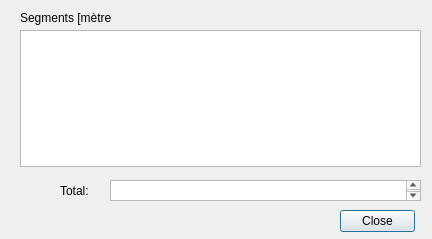
<?xml version="1.0" encoding="UTF-8"?>
<ui version="4.0">
 <class>Mesure3DDialog</class>
 <widget class="QDialog" name="Mesure3DDialog">
  <property name="geometry">
   <rect>
    <x>0</x>
    <y>0</y>
    <width>432</width>
    <height>239</height>
   </rect>
  </property>
  <property name="sizePolicy">
   <sizepolicy hsizetype="Fixed" vsizetype="Fixed">
    <horstretch>0</horstretch>
    <verstretch>0</verstretch>
   </sizepolicy>
  </property>
  <property name="windowTitle">
   <string>Mesure 3D</string>
  </property>
  <widget class="QTextBrowser" name="textBrowser_2">
   <property name="geometry">
    <rect>
     <x>110</x>
     <y>180</y>
     <width>311</width>
     <height>21</height>
    </rect>
   </property>
   <property name="sizePolicy">
    <sizepolicy hsizetype="Preferred" vsizetype="Maximum">
     <horstretch>0</horstretch>
     <verstretch>0</verstretch>
    </sizepolicy>
   </property>
   <property name="frameShadow">
    <enum>QFrame::Sunken</enum>
   </property>
   <property name="html">
    <string>&lt;!DOCTYPE HTML PUBLIC &quot;-//W3C//DTD HTML 4.0//EN&quot; &quot;http://www.w3.org/TR/REC-html40/strict.dtd&quot;&gt;
&lt;html&gt;&lt;head&gt;&lt;meta name=&quot;qrichtext&quot; content=&quot;1&quot; /&gt;&lt;style type=&quot;text/css&quot;&gt;
p, li { white-space: pre-wrap; }
&lt;/style&gt;&lt;/head&gt;&lt;body style=&quot; font-family:'MS Shell Dlg 2'; font-size:8.25pt; font-weight:400; font-style:normal;&quot;&gt;
&lt;p style=&quot;-qt-paragraph-type:empty; margin-top:0px; margin-bottom:0px; margin-left:0px; margin-right:0px; -qt-block-indent:0; text-indent:0px; font-size:8pt;&quot;&gt;&lt;br /&gt;&lt;/p&gt;&lt;/body&gt;&lt;/html&gt;</string>
   </property>
   <property name="textInteractionFlags">
    <set>Qt::TextSelectableByMouse</set>
   </property>
  </widget>
  <widget class="QTextBrowser" name="textBrowser">
   <property name="geometry">
    <rect>
     <x>20</x>
     <y>30</y>
     <width>401</width>
     <height>137</height>
    </rect>
   </property>
  </widget>
  <widget class="QLabel" name="label">
   <property name="geometry">
    <rect>
     <x>20</x>
     <y>10</y>
     <width>91</width>
     <height>16</height>
    </rect>
   </property>
   <property name="text">
    <string>Segments [mètres]</string>
   </property>
  </widget>
  <widget class="QLabel" name="label_2">
   <property name="geometry">
    <rect>
     <x>60</x>
     <y>180</y>
     <width>41</width>
     <height>21</height>
    </rect>
   </property>
   <property name="text">
    <string>Total:</string>
   </property>
  </widget>
  <widget class="QDialogButtonBox" name="buttonBox">
   <property name="geometry">
    <rect>
     <x>340</x>
     <y>210</y>
     <width>75</width>
     <height>23</height>
    </rect>
   </property>
   <property name="orientation">
    <enum>Qt::Horizontal</enum>
   </property>
   <property name="standardButtons">
    <set>QDialogButtonBox::Close</set>
   </property>
  </widget>
 </widget>
 <resources/>
 <connections>
  <connection>
   <sender>buttonBox</sender>
   <signal>accepted()</signal>
   <receiver>Mesure3DDialog</receiver>
   <slot>accept()</slot>
   <hints>
    <hint type="sourcelabel">
     <x>248</x>
     <y>254</y>
    </hint>
    <hint type="destinationlabel">
     <x>157</x>
     <y>274</y>
    </hint>
   </hints>
  </connection>
  <connection>
   <sender>buttonBox</sender>
   <signal>rejected()</signal>
   <receiver>Mesure3DDialog</receiver>
   <slot>reject()</slot>
   <hints>
    <hint type="sourcelabel">
     <x>316</x>
     <y>260</y>
    </hint>
    <hint type="destinationlabel">
     <x>286</x>
     <y>274</y>
    </hint>
   </hints>
  </connection>
 </connections>
</ui>
